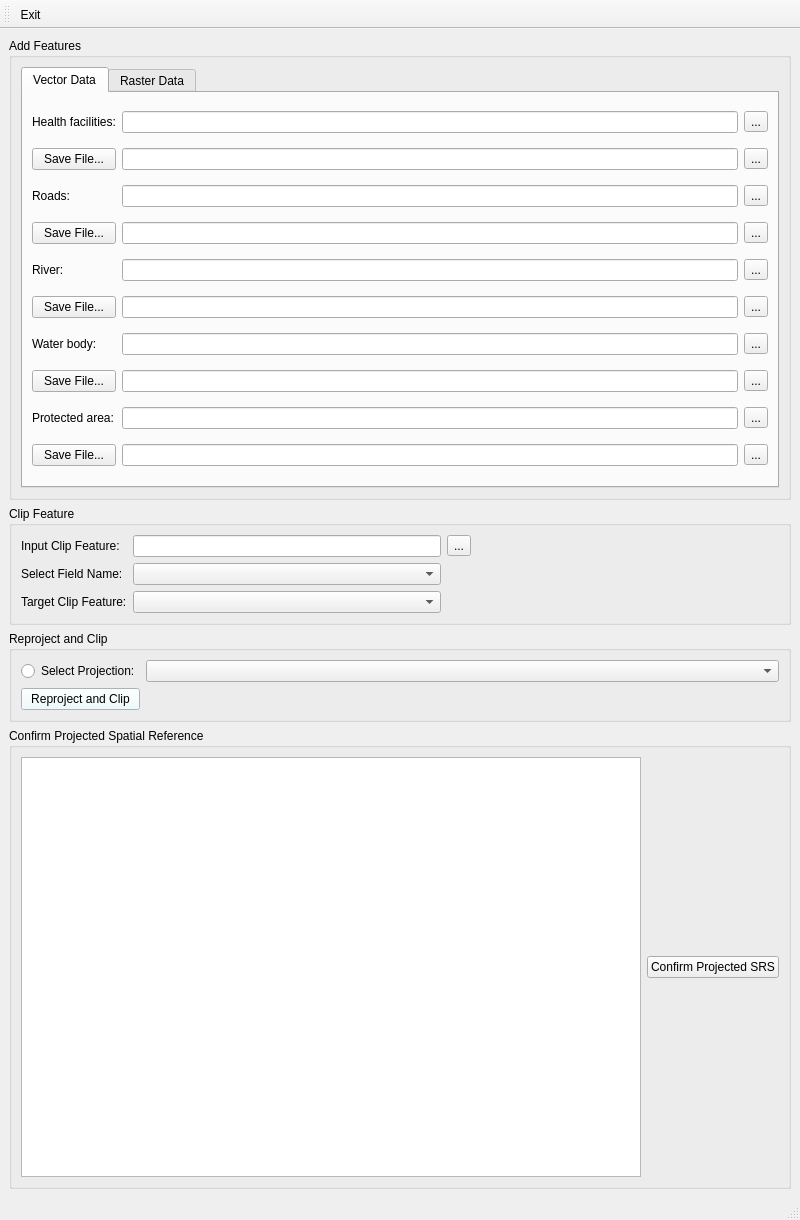
<?xml version="1.0" encoding="UTF-8"?>
<ui version="4.0">
 <class>MainWindow</class>
 <widget class="QMainWindow" name="MainWindow">
  <property name="geometry">
   <rect>
    <x>0</x>
    <y>0</y>
    <width>800</width>
    <height>1220</height>
   </rect>
  </property>
  <property name="windowTitle">
   <string>AcessMod Data Input Creator</string>
  </property>
  <property name="toolTip">
   <string>This app prepares data inputs need for accessibility modelling in AccessMod</string>
  </property>
  <property name="iconSize">
   <size>
    <width>36</width>
    <height>36</height>
   </size>
  </property>
  <widget class="QWidget" name="centralwidget">
   <layout class="QVBoxLayout" name="verticalLayout">
    <item>
     <widget class="QGroupBox" name="groupBox_7">
      <property name="toolTip">
       <string>Add input features</string>
      </property>
      <property name="title">
       <string>Add Features</string>
      </property>
      <layout class="QVBoxLayout" name="verticalLayout_3">
       <item>
        <widget class="QTabWidget" name="tabWidget">
         <property name="currentIndex">
          <number>0</number>
         </property>
         <widget class="QWidget" name="vectorDataTW">
          <attribute name="title">
           <string>Vector Data</string>
          </attribute>
          <layout class="QGridLayout" name="gridLayout_5">
           <item row="9" column="4">
            <widget class="QToolButton" name="protectedAreaBrowseTB">
             <property name="text">
              <string>...</string>
             </property>
            </widget>
           </item>
           <item row="6" column="2">
            <widget class="QLineEdit" name="saveRiverLE"/>
           </item>
           <item row="2" column="0">
            <widget class="QLabel" name="roadLB">
             <property name="text">
              <string>Roads: </string>
             </property>
            </widget>
           </item>
           <item row="0" column="0">
            <widget class="QLabel" name="healthFacilLB">
             <property name="text">
              <string>Health facilities:</string>
             </property>
            </widget>
           </item>
           <item row="8" column="2">
            <widget class="QLineEdit" name="saveWaterbodyLE"/>
           </item>
           <item row="0" column="4">
            <widget class="QToolButton" name="healthFacilBrowseTB">
             <property name="text">
              <string>...</string>
             </property>
            </widget>
           </item>
           <item row="7" column="4">
            <widget class="QToolButton" name="waterbodyBrowseTB">
             <property name="text">
              <string>...</string>
             </property>
            </widget>
           </item>
           <item row="9" column="2">
            <widget class="QLineEdit" name="protectedAreaLE"/>
           </item>
           <item row="1" column="2">
            <widget class="QLineEdit" name="saveHealthFacilLE"/>
           </item>
           <item row="4" column="2">
            <widget class="QLineEdit" name="saveRoadLE"/>
           </item>
           <item row="5" column="0">
            <widget class="QLabel" name="riverLB">
             <property name="text">
              <string>River:</string>
             </property>
            </widget>
           </item>
           <item row="9" column="0">
            <widget class="QLabel" name="protectedAreaLB">
             <property name="text">
              <string>Protected area:</string>
             </property>
            </widget>
           </item>
           <item row="0" column="2">
            <widget class="QLineEdit" name="healthFacilLE"/>
           </item>
           <item row="5" column="4">
            <widget class="QToolButton" name="riverBrowseTB">
             <property name="text">
              <string>...</string>
             </property>
            </widget>
           </item>
           <item row="7" column="0">
            <widget class="QLabel" name="watrbodyLB">
             <property name="text">
              <string>Water body:</string>
             </property>
            </widget>
           </item>
           <item row="7" column="2">
            <widget class="QLineEdit" name="waterbodyLE"/>
           </item>
           <item row="8" column="4">
            <widget class="QToolButton" name="saveWaterbodyTB">
             <property name="text">
              <string>...</string>
             </property>
            </widget>
           </item>
           <item row="1" column="4">
            <widget class="QToolButton" name="saveHealthFacilBrowseTB">
             <property name="text">
              <string>...</string>
             </property>
            </widget>
           </item>
           <item row="10" column="4">
            <widget class="QToolButton" name="saveProtectedAreaTB">
             <property name="text">
              <string>...</string>
             </property>
            </widget>
           </item>
           <item row="5" column="2">
            <widget class="QLineEdit" name="riverLE"/>
           </item>
           <item row="10" column="2">
            <widget class="QLineEdit" name="saveProtectAreaLE"/>
           </item>
           <item row="4" column="4">
            <widget class="QToolButton" name="saveRoadsTB">
             <property name="text">
              <string>...</string>
             </property>
            </widget>
           </item>
           <item row="6" column="4">
            <widget class="QToolButton" name="saveRiverTB">
             <property name="text">
              <string>...</string>
             </property>
            </widget>
           </item>
           <item row="1" column="0">
            <widget class="QPushButton" name="saveHealthFacilPB">
             <property name="text">
              <string>Save File...</string>
             </property>
            </widget>
           </item>
           <item row="2" column="2">
            <widget class="QLineEdit" name="roadFileLE"/>
           </item>
           <item row="2" column="4">
            <widget class="QToolButton" name="roadFileBrowseTB">
             <property name="text">
              <string>...</string>
             </property>
            </widget>
           </item>
           <item row="4" column="0">
            <widget class="QPushButton" name="saveRoadPB">
             <property name="text">
              <string>Save File...</string>
             </property>
            </widget>
           </item>
           <item row="6" column="0">
            <widget class="QPushButton" name="saveRiverPB">
             <property name="text">
              <string>Save File...</string>
             </property>
            </widget>
           </item>
           <item row="8" column="0">
            <widget class="QPushButton" name="saveWaterbodyPB">
             <property name="text">
              <string>Save File...</string>
             </property>
            </widget>
           </item>
           <item row="10" column="0">
            <widget class="QPushButton" name="saveProtectAreaPB">
             <property name="text">
              <string>Save File...</string>
             </property>
            </widget>
           </item>
          </layout>
         </widget>
         <widget class="QWidget" name="rasterDataTW">
          <attribute name="title">
           <string>Raster Data</string>
          </attribute>
          <layout class="QGridLayout" name="gridLayout_2">
           <item row="2" column="3">
            <widget class="QToolButton" name="landuseBrowseTB">
             <property name="text">
              <string>...</string>
             </property>
            </widget>
           </item>
           <item row="2" column="2">
            <widget class="QLineEdit" name="landuseLE"/>
           </item>
           <item row="2" column="0">
            <widget class="QLabel" name="LanduseLB">
             <property name="text">
              <string>Land Use:</string>
             </property>
            </widget>
           </item>
           <item row="0" column="2">
            <widget class="QLineEdit" name="populationFileLE"/>
           </item>
           <item row="1" column="2">
            <widget class="QLineEdit" name="popSaveLE"/>
           </item>
           <item row="0" column="3">
            <widget class="QToolButton" name="populationBrowseTB">
             <property name="text">
              <string>...</string>
             </property>
            </widget>
           </item>
           <item row="4" column="2">
            <widget class="QLineEdit" name="elevationLE"/>
           </item>
           <item row="0" column="0">
            <widget class="QLabel" name="populationLB">
             <property name="text">
              <string>Population:</string>
             </property>
            </widget>
           </item>
           <item row="4" column="0">
            <widget class="QLabel" name="elevationLB">
             <property name="text">
              <string>Elevation:</string>
             </property>
            </widget>
           </item>
           <item row="1" column="3">
            <widget class="QToolButton" name="popSaveBrowseTB">
             <property name="text">
              <string>...</string>
             </property>
            </widget>
           </item>
           <item row="4" column="3">
            <widget class="QToolButton" name="elevationBrowseTB">
             <property name="text">
              <string>...</string>
             </property>
            </widget>
           </item>
           <item row="3" column="2">
            <widget class="QLineEdit" name="landuseSaveLE"/>
           </item>
           <item row="5" column="2">
            <widget class="QLineEdit" name="elevationSaveLE"/>
           </item>
           <item row="3" column="3">
            <widget class="QToolButton" name="landuseSaveBrowseTB">
             <property name="text">
              <string>...</string>
             </property>
            </widget>
           </item>
           <item row="5" column="3">
            <widget class="QToolButton" name="elevationSaveBrowseTB">
             <property name="text">
              <string>...</string>
             </property>
            </widget>
           </item>
           <item row="1" column="0">
            <widget class="QPushButton" name="savePopPB">
             <property name="text">
              <string>Save File...</string>
             </property>
            </widget>
           </item>
           <item row="3" column="0">
            <widget class="QPushButton" name="saveLandusePB">
             <property name="text">
              <string>Save File...</string>
             </property>
            </widget>
           </item>
           <item row="5" column="0">
            <widget class="QPushButton" name="saveElevationPB">
             <property name="text">
              <string>Save File...</string>
             </property>
            </widget>
           </item>
          </layout>
         </widget>
        </widget>
       </item>
      </layout>
     </widget>
    </item>
    <item>
     <widget class="QGroupBox" name="groupBox_3">
      <property name="toolTip">
       <string/>
      </property>
      <property name="title">
       <string>Clip Feature</string>
      </property>
      <layout class="QGridLayout" name="gridLayout_3">
       <item row="0" column="4">
        <widget class="QToolButton" name="clipFtBrowseTB">
         <property name="text">
          <string>...</string>
         </property>
        </widget>
       </item>
       <item row="2" column="2">
        <widget class="QComboBox" name="targetClipFtCB">
         <property name="toolTip">
          <string>Select target clip feature from the list</string>
         </property>
        </widget>
       </item>
       <item row="1" column="2">
        <widget class="QComboBox" name="selectFieldNameCB"/>
       </item>
       <item row="0" column="2">
        <widget class="QLineEdit" name="inputClipFtLE">
         <property name="toolTip">
          <string>Select clip feature</string>
         </property>
        </widget>
       </item>
       <item row="0" column="0">
        <widget class="QLabel" name="inputClipFtLB">
         <property name="text">
          <string>Input Clip Feature:</string>
         </property>
        </widget>
       </item>
       <item row="1" column="0">
        <widget class="QLabel" name="selectFieldLB">
         <property name="text">
          <string>Select Field Name:</string>
         </property>
        </widget>
       </item>
       <item row="2" column="0">
        <widget class="QLabel" name="targetClipFtListLB">
         <property name="text">
          <string>Target Clip Feature:</string>
         </property>
        </widget>
       </item>
       <item row="0" column="5">
        <spacer name="horizontalSpacer_4">
         <property name="orientation">
          <enum>Qt::Horizontal</enum>
         </property>
         <property name="sizeHint" stdset="0">
          <size>
           <width>40</width>
           <height>20</height>
          </size>
         </property>
        </spacer>
       </item>
      </layout>
     </widget>
    </item>
    <item>
     <widget class="QGroupBox" name="groupBox_4">
      <property name="title">
       <string>Reproject and Clip</string>
      </property>
      <layout class="QGridLayout" name="gridLayout">
       <item row="1" column="1">
        <widget class="QRadioButton" name="selectPrjRB">
         <property name="toolTip">
          <string>Check to list projected SRS</string>
         </property>
         <property name="text">
          <string>Select Projection:</string>
         </property>
        </widget>
       </item>
       <item row="1" column="2">
        <widget class="QComboBox" name="selectPrjCB">
         <property name="enabled">
          <bool>true</bool>
         </property>
         <property name="sizePolicy">
          <sizepolicy hsizetype="Expanding" vsizetype="Fixed">
           <horstretch>0</horstretch>
           <verstretch>0</verstretch>
          </sizepolicy>
         </property>
         <property name="toolTip">
          <string>Select projected SRS from the list</string>
         </property>
        </widget>
       </item>
       <item row="2" column="1">
        <widget class="QPushButton" name="runReprojectClipPB">
         <property name="toolTip">
          <string>Click to clip and reproject all input files</string>
         </property>
         <property name="styleSheet">
          <string notr="true">background-color: rgb(234, 251, 255);</string>
         </property>
         <property name="text">
          <string>Reproject and Clip</string>
         </property>
        </widget>
       </item>
      </layout>
     </widget>
    </item>
    <item>
     <widget class="QGroupBox" name="groupBox_5">
      <property name="title">
       <string>Confirm Projected Spatial Reference</string>
      </property>
      <layout class="QGridLayout" name="gridLayout_4">
       <item row="0" column="0">
        <widget class="QListWidget" name="listPrjLW"/>
       </item>
       <item row="0" column="1">
        <widget class="QPushButton" name="clearSelectionPB">
         <property name="toolTip">
          <string>Click to confirm all clipped files have been projected correctly</string>
         </property>
         <property name="text">
          <string>Confirm Projected SRS</string>
         </property>
        </widget>
       </item>
      </layout>
     </widget>
    </item>
   </layout>
  </widget>
  <widget class="QMenuBar" name="menubar">
   <property name="geometry">
    <rect>
     <x>0</x>
     <y>0</y>
     <width>800</width>
     <height>31</height>
    </rect>
   </property>
  </widget>
  <widget class="QStatusBar" name="statusbar"/>
  <widget class="QToolBar" name="toolBar">
   <property name="windowTitle">
    <string>toolBar</string>
   </property>
   <attribute name="toolBarArea">
    <enum>TopToolBarArea</enum>
   </attribute>
   <attribute name="toolBarBreak">
    <bool>false</bool>
   </attribute>
   <addaction name="actionExit"/>
  </widget>
  <action name="actionExit">
   <property name="text">
    <string>Exit</string>
   </property>
   <property name="toolTip">
    <string>Exit the program</string>
   </property>
  </action>
 </widget>
 <resources/>
 <connections>
  <connection>
   <sender>actionExit</sender>
   <signal>triggered()</signal>
   <receiver>MainWindow</receiver>
   <slot>close()</slot>
   <hints>
    <hint type="sourcelabel">
     <x>-1</x>
     <y>-1</y>
    </hint>
    <hint type="destinationlabel">
     <x>399</x>
     <y>609</y>
    </hint>
   </hints>
  </connection>
 </connections>
</ui>
